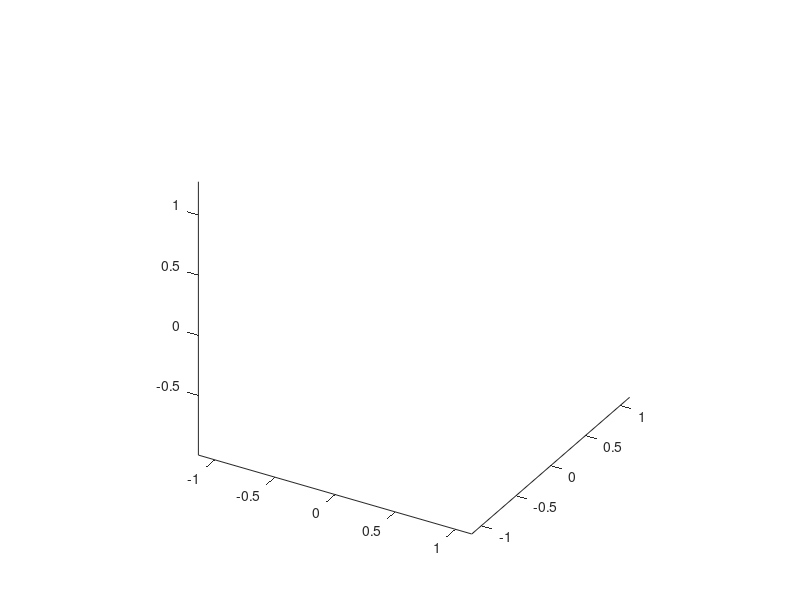

This figure's MATLAB source:
clear all;
close all;
clc;

l = linspace(-1.5,1.5,50);
[x,y,z] = meshgrid(l);
val = (x.^2+(9/4)*y.^2+z.^2-1).^3 - x.^2.*z.^3 - (9/80)*y.^2.*z.^3;
[f,v] = isosurface(x,y,z,val,0);
p = patch('Faces', f, 'Vertices', v, 'CData', v(:,3), 'FaceColor', 'r', 'EdgeColor', 'flat');
isonormals(x,y,z,val,p);
view(30,30)
axis equal